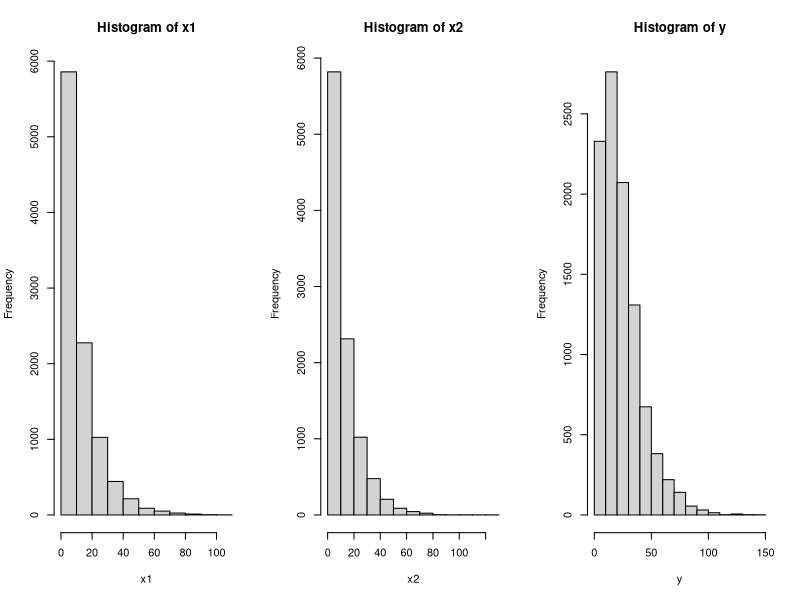
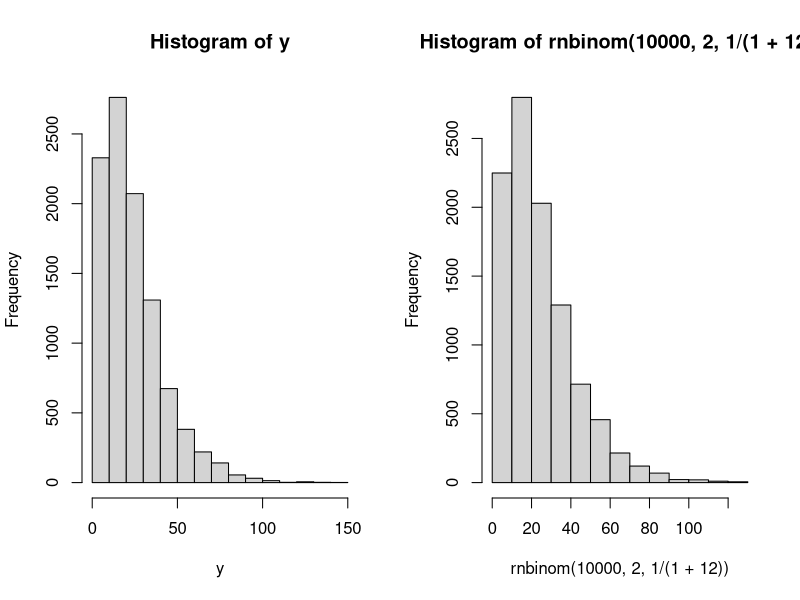
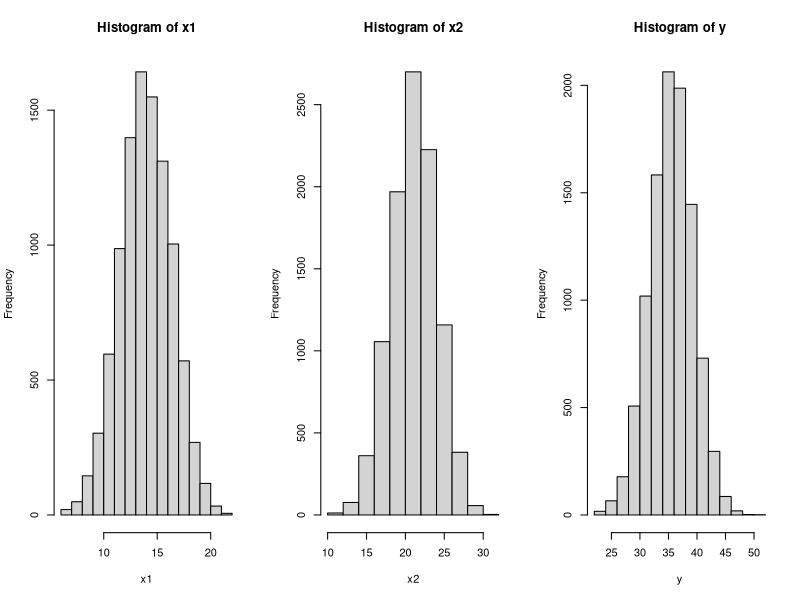
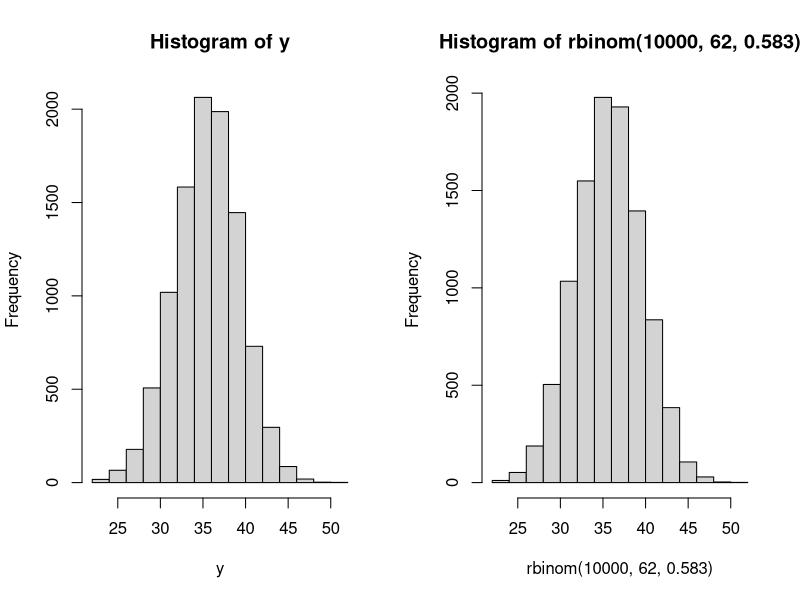
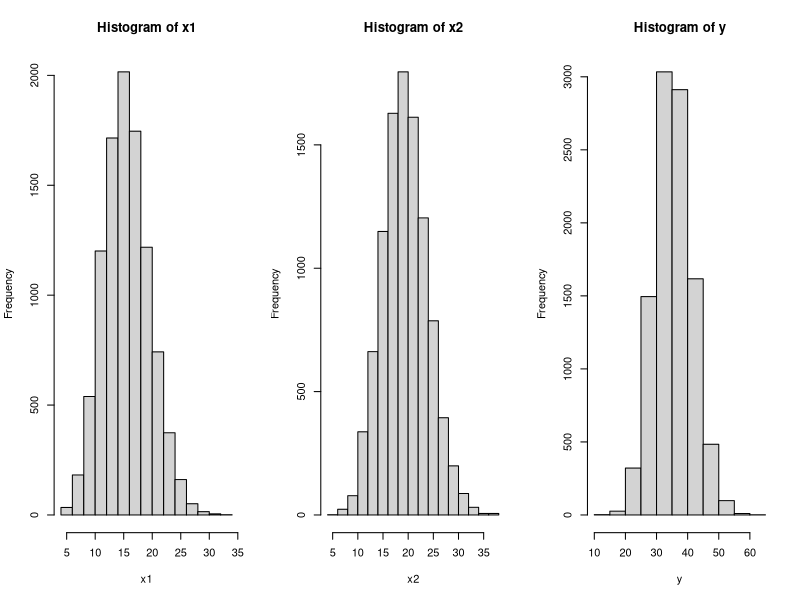
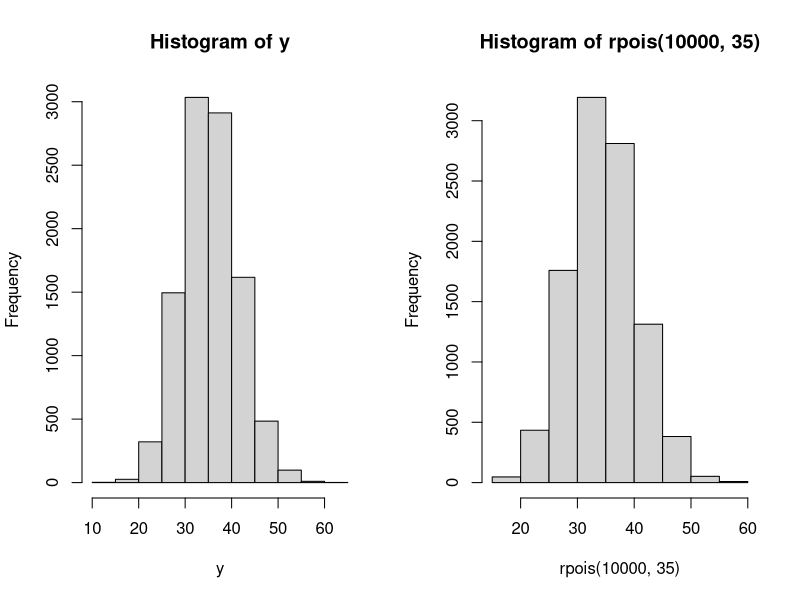

The R source for these figures, in order:
## ---- chunk 1
set.seed(461)
x1 <- rgeom(10000, 1/(1+12))
x2 <- rgeom(10000, 1/(1+12))
y <- x1 + x2
(table <- table(y))

par(mfrow = c(1,3))
hist(x1)
hist(x2)
hist(y)

p <- numeric(60)
for (i in 1:60) {
  p[i] <- (i+1)*table[i+1]/table[i]
}
p
x <- 2:61
lm(p[1:60]~x)

par(mfrow = c(1, 2))
hist(y, breaks = 15)
hist(rnbinom(10000, 2, 1/(1+12)), breaks = 15)
## ---- chunk 2
set.seed(461)
x1 <- rbinom(10000, 24, 0.6)
x2 <- rbinom(10000, 36, 0.6)
y <- x1 + x2
(table <- table(y))

par(mfrow = c(1,3))
hist(x1)
hist(x2)
hist(y)

p <- numeric(24)
for (i in 1:24) {
  p[i] <- (i+22)*table[i+1]/table[i]
}
p
x <- 26:46
lm(p[4:24]~x)

par(mfrow = c(1, 2))
hist(y, breaks = 15)
hist(rbinom(10000, 62, 0.583), breaks = 15)
## ---- chunk 3
set.seed(461)
x1 <- rpois(10000, 16)
x2 <- rpois(10000, 20)
y <- x1 + x2
(table <- table(y))

par(mfrow = c(1,3))
hist(x1)
hist(x2)
hist(y)

p <- numeric(40)
for (i in 1:40) {
  p[i] <- (i+17)*table[i+2]/table[i+1]
}
p
x <- 21:52
lm(p[4:35]~x)

par(mfrow = c(1, 2))
hist(y, breaks = 15)
hist(rpois(10000, 35), breaks = 10)
## ---- chunk 4
set.seed(461)
n <- rpois(10000, 25)
x_i <- rexp(10000, 1/100)

mean_n <- mean(n)
var_n <- var(n)
mean_x_i <- mean(x_i)
var_x_i <- var(x_i)

mean_s <- mean_n * mean_x_i
var_s <- mean_n * var_x_i + var_n * mean_x_i^2
cat("mean of aggregate loss:", mean_s, "\n")
cat("variance of aggregate loss:", var_s)
## ---- chunk 5
set.seed(461)
n <- rpois(10000, 100)
x_i <- rlnorm(10000, meanlog = 1, sdlog = 2)

mean_n <- mean(n)
var_n <- var(n)
mean_x_i <- mean(x_i)
var_x_i <- var(x_i)

mean_s <- mean_n * mean_x_i
var_s <- mean_n * var_x_i + var_n * mean_x_i^2
cat("mean of aggregate loss:", mean_s, "\n")
cat("variance of aggregate loss:", var_s)
## ---- chunk 6
set.seed(461)
n <- rbinom(10000, 36, 0.6)
x_i <- rgamma(10000, shape = 100, rate = 1/2)

mean_n <- mean(n)
var_n <- var(n)
mean_x_i <- mean(x_i)
var_x_i <- var(x_i)

mean_s <- mean_n * mean_x_i
var_s <- mean_n * var_x_i + var_n * mean_x_i^2
cat("mean of aggregate loss:", mean_s, "\n")
cat("variance of aggregate loss:", var_s)
